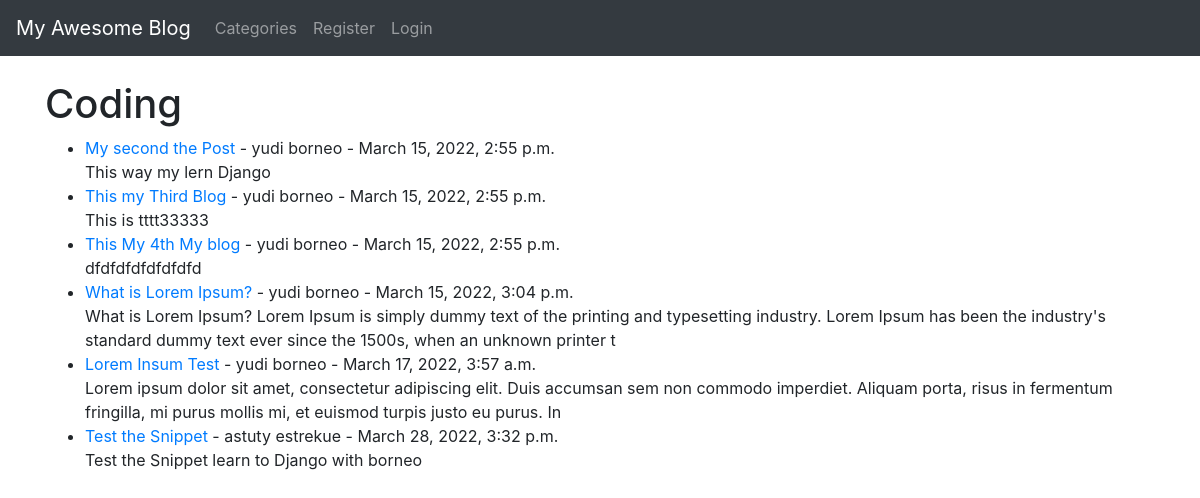
/category/coding/, run on the app's committed database.
### theblog/models.py (models this page shows, shortened)
class Post(models.Model):
    title = models.CharField(max_length=250)
    title_tag = models.CharField(max_length=250)
    author = models.ForeignKey(User, on_delete=models.CASCADE)
    body = RichTextField(blank=True, null=True)
    post_date = models.DateTimeField(auto_now_add=True)
    category = models.CharField(max_length=250, default='coding')
    snippet = models.CharField(max_length=250)
    likes = models.ManyToManyField(User, related_name='blog_posts')

### theblog/views.py (the view)
# urls.py: path('category/<str:cats>/', CategoryView, name='category'),
def CategoryView(request, cats):
    category_posts = Post.objects.filter(category=cats.replace('-', ' '))
    return render(request, 'categories.html', {'cats': cats.title().replace('-', ' '), 'category_posts': category_posts})

### theblog/templates/categories.html (shortened to what this page needs)
{% extends "base.html" %}
{% block content %}
{% if category_posts %}
<h1>{{ cats }} </h1>
<ul>
    {% for post in  category_posts %}
    <li><a href="{% url 'article-detail' post.pk %}">{{ post.title }}</a>
        - {{ post.author.first_name }} {{ post.author.last_name }} - {{ post.post_date }}
         <br>
    {{ post.body|slice:":200"|safe }}</li>
    {% endfor %}
</ul>
{% else %}
<h2>Sorry this page is not exist</h2>
{% endif %}
{% endblock content %}

### data on the page
Post: title "My second the Post", author.first_name "yudi", author.last_name "borneo", post_date "March 15, 2022, 2:55 p.m.", body "This way my lern Django"
Post: title "This my Third Blog", author.first_name "yudi", author.last_name "borneo", post_date "March 15, 2022, 2:55 p.m.", body "This is tttt33333"
Post: title "This My 4th My blog", author.first_name "yudi", author.last_name "borneo", post_date "March 15, 2022, 2:55 p.m.", body "dfdfdfdfdfdfdfd"
Post: title "What is Lorem Ipsum?", author.first_name "yudi", author.last_name "borneo", post_date "March 15, 2022, 3:04 p.m.", body "What is Lorem Ipsum? Lorem Ipsum is simply dummy text of the printing and typesetting industry. Lorem Ipsum has been the industry's standard dummy text ever since the 1500s, when an unknown printer t"
Post: title "Lorem Insum Test", author.first_name "yudi", author.last_name "borneo", post_date "March 17, 2022, 3:57 a.m.", body "Lorem ipsum dolor sit amet, consectetur adipiscing elit. Duis accumsan sem non commodo imperdiet. Aliquam porta, risus in fermentum fringilla, mi purus mollis mi, et euismod turpis justo eu purus. In"
Post: title "Test the Snippet", author.first_name "astuty", author.last_name "estrekue", post_date "March 28, 2022, 3:32 p.m.", body "Test the Snippet learn to Django with borneo"

### other printed values
{{ cats }} "Coding"
